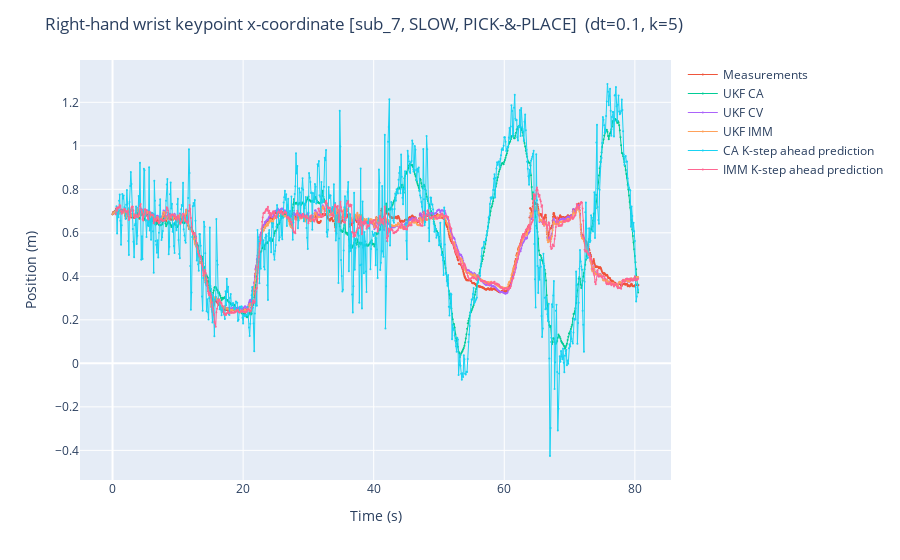

Here is the notebook cell this chart was saved with:
### Markdown cell above
Plot some results

### Code cell
subject = 'sub_7'
velocity = 'SLOW'
task = 'PICK-&-PLACE'
state = 'kp4_x'
description = 'Right-hand wrist keypoint x-coordinate'

meas = measurement_split[(subject, velocity, task)]
filt = filtering_results[(subject, velocity, task)]['filtered_data']
kpred = filtering_results[(subject, velocity, task)]['kstep_pred_data']

meas_seconds = (meas.index - meas.index[0]).total_seconds()
filt_seconds = (filt.index - filt.index[0]).total_seconds()
kpred_seconds = (kpred.index - kpred.index[0]).total_seconds()

fig = px.line()
fig.add_scatter(x=meas_seconds,
                y=meas['_'.join(('human',state))],
                mode='lines+markers',
                name='Measurements'
)
fig.add_scatter(x=filt_seconds,
                y=filt['_'.join(('ca',state))],
                mode='lines+markers',
                name='UKF CA'
)
fig.add_scatter(x=filt_seconds,
                y=filt['_'.join(('cv',state))],
                mode='lines+markers',
                name='UKF CV'
)
fig.add_scatter(x=filt_seconds,
                y=filt['_'.join(('imm',state))],
                mode='lines+markers',
                name='UKF IMM'
)
fig.add_scatter(x=kpred_seconds,
                y=kpred['_'.join(('ca',state))],
                mode='lines+markers',
                name='CA K-step ahead prediction'
)
fig.add_scatter(x=kpred_seconds,
                y=kpred['_'.join(('imm',state))],
                mode='lines+markers',
                name='IMM K-step ahead prediction'
)

fig.update_traces(marker=dict(size=2), line=dict(width=1))
fig.update_layout(title=description+f" [{subject}, {velocity}, {task}] "+f" (dt={dt}, k={k})",
                  xaxis_title='Time (s)',
                  yaxis_title='Position (m)')

fig.show()

### Figure 1 — Plotly figure (JSON) as saved in the notebook; plotly's stock layout.template omitted (floating-point values rounded to 4 significant figures; data arrays with more than 128 entries replaced by an {"elided": "..."} marker saying what was removed)
{"data": [{"hovertemplate": "<extra></extra>", "legendgroup": "", "line": {"color": "#636efa", "dash": "solid", "width": 1}, "marker": {"size": 2, "symbol": "circle"}, "mode": "lines", "name": "", "orientation": "v", "showlegend": false, "type": "scatter", "xaxis": "x", "yaxis": "y"}, {"line": {"width": 1}, "marker": {"size": 2}, "mode": "lines+markers", "name": "Measurements", "type": "scatter", "x": {"elided": "1612 float values"}, "y": {"elided": "1612 float values"}}, {"line": {"width": 1}, "marker": {"size": 2}, "mode": "lines+markers", "name": "UKF CA", "type": "scatter", "x": {"elided": "806 float values"}, "y": {"elided": "806 float values"}}, {"line": {"width": 1}, "marker": {"size": 2}, "mode": "lines+markers", "name": "UKF CV", "type": "scatter", "x": {"elided": "806 float values"}, "y": {"elided": "806 float values"}}, {"line": {"width": 1}, "marker": {"size": 2}, "mode": "lines+markers", "name": "UKF IMM", "type": "scatter", "x": {"elided": "806 float values"}, "y": {"elided": "806 float values"}}, {"line": {"width": 1}, "marker": {"size": 2}, "mode": "lines+markers", "name": "CA K-step ahead prediction", "type": "scatter", "x": {"elided": "806 float values"}, "y": {"elided": "806 float values"}}, {"line": {"width": 1}, "marker": {"size": 2}, "mode": "lines+markers", "name": "IMM K-step ahead prediction", "type": "scatter", "x": {"elided": "806 float values"}, "y": {"elided": "806 float values"}}], "layout": {"legend": {"tracegroupgap": 0}, "margin": {"t": 60}, "title": {"text": "Right-hand wrist keypoint x-coordinate [sub_7, SLOW, PICK-&-PLACE]  (dt=0.1, k=5)"}, "xaxis": {"anchor": "y", "domain": [0, 1], "title": {"text": "Time (s)"}}, "yaxis": {"anchor": "x", "domain": [0, 1], "title": {"text": "Position (m)"}}}}
